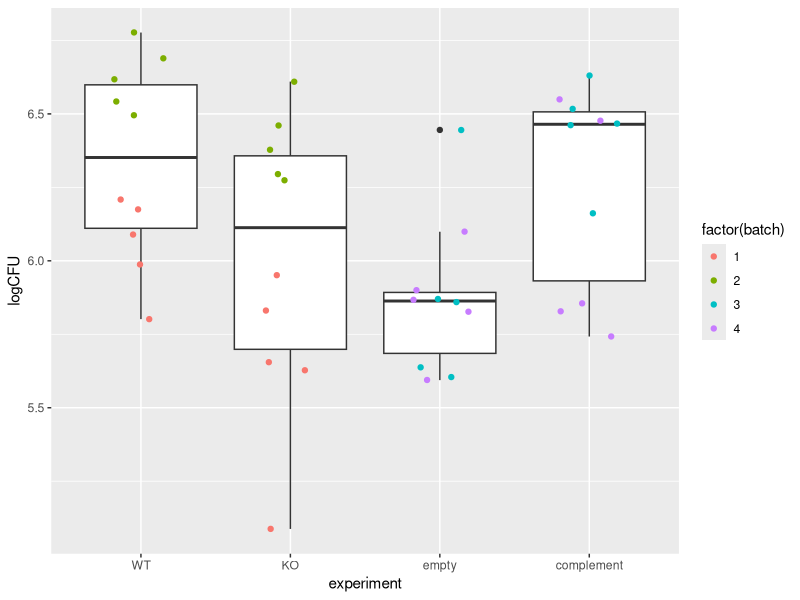
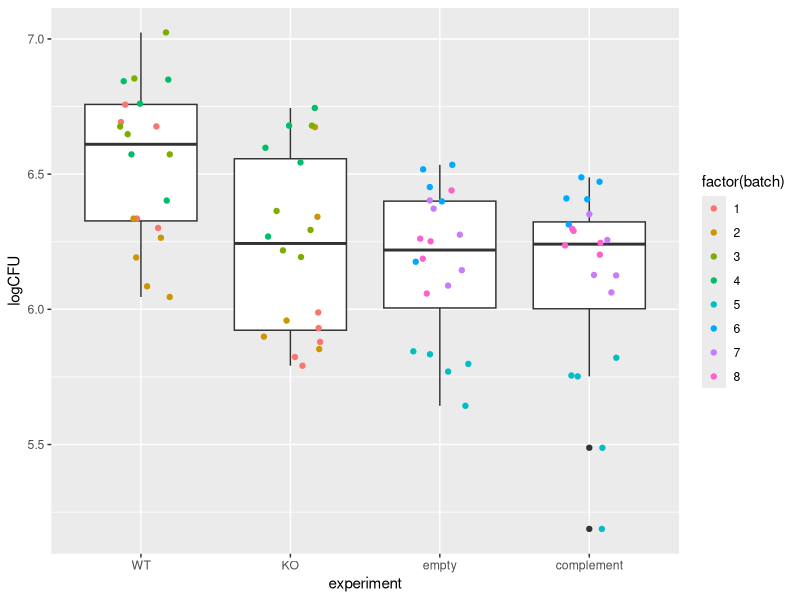

These charts were generated, in order, by the following R code:
# The data in leaves.csv and roots.csv is in a basic .csv format and needs to
# be converted to long format for plotting/other actions.
# We also need to rename it to make it more UTI relevant

# I need to get your 327 MCQ done today, and for the workshop material I’m going to pare it down:
#  
# 1. set up the background of the experiment
# 2. give them some “identified this gene, what is it, what does it do?” (BLAST search, pubmed search, that sort of thing - reading files competently )
# 3. more background: made a knockout and complement of one of the genes (simple case)
# 4. here’s the data, plot it in webR using this code
# 5. oh-oh! here’s the actual experimental data, which is riddled with batch effects; get them to plot the data, which looks shite
# 6. talk a wee bit about regression modelling/accounting for such effects
# 7. get them to run the appropriate regression code
# 8. have them plot the results - aren’t they much better


library(tidyverse)
library(lme4)

# (1) Clean leaves.csv
# Load data and anonymise columns
data1 <- readr::read_csv("./leaves.csv", col_types = "dddd") 
colnames(data1) <- c("WT", "KO", "empty", "complement", "batch")

# Add batch number and pivot to long format
data1 <- data1 %>%
#  mutate(complement = complement * 1) %>%  # cheat to make complement work
#  mutate(KO = KO * 0.8) %>%
  pivot_longer(cols=c("WT", "KO", "empty", "complement"),
               names_to="label",
               values_to="CFU") %>%
  arrange(label) %>%
  mutate(batch=as.integer(c(rep(1:2, each=5, times=2), rep(3:4, each=5, times=2)))) %>%
  mutate(logCFU=log10(CFU))

# Write long-form data
# We pretend that this data arises from attachment to catheter tubing
write_csv(data1, "catheter.csv")

# (2) Clean roots.csv
# Load data and anonymise columns
data2 <- readr::read_csv("./roots.csv", col_types = "dddd") 
colnames(data2) <- c("WT", "KO", "empty", "complement", "batch")

# Add batch number and pivot to long format
data2 <- data2 %>%
#  mutate(KO = KO + 0.5) %>%
  pivot_longer(cols=c("WT", "KO", "empty", "complement"),
               names_to="label",
               values_to="CFU") %>%
  arrange(label) %>%
  mutate(batch=as.integer(c(rep(1:4, each=5, times=2), rep(5:8, each=5, times=2)))) %>%
  mutate(logCFU=log10(CFU))

# Write long-form data
# We pretend that this data arises from attachment to human tissue culture
# in microfluidics
write_csv(data2, "tissue.csv")

# Test plots of each dataset
p1 <- ggplot(data1, aes(x=factor(label, level=c("WT", "KO", "empty", "complement")),
                        y=logCFU)) +
  geom_boxplot() +
  geom_jitter(width=0.2, aes(colour=factor(batch))) +
  xlab("experiment")
p2 <- ggplot(data2, aes(x=factor(label, level=c("WT", "KO", "empty", "complement")),
                        y=logCFU)) +
  geom_boxplot() +
  geom_jitter(width=0.2, aes(colour=factor(batch))) +
  xlab("experiment")

p1
p2

# Test fit of model to account for batch effects, etc.
data1.mod <- data1 %>%
  mutate(complement = as.integer(label == "complement")) %>%
  mutate(empty = as.integer(label %in% c("complement", "empty"))) %>%
  mutate(KO = as.integer(label %in% c("complement", "empty", "KO"))) %>%
  mutate(label=factor(label))
  
write_csv(data1.mod, "catheter.csv")

model1a <- lm(logCFU ~ KO + empty + complement, data=data1.mod)
model1b <- lmer(logCFU ~ KO + empty + complement + (1 | batch), data=data1.mod)

data2.mod <- data2 %>%
  mutate(complement = as.integer(label == "complement")) %>%
  mutate(empty = as.integer(label %in% c("complement", "empty"))) %>%
  mutate(KO = as.integer(label %in% c("complement", "empty", "KO"))) %>%
  mutate(label=factor(label))

write_csv(data2.mod, "tissue.csv")

model2a <- lm(logCFU ~ KO + empty + complement, data=data2.mod)
model2b <- lmer(logCFU ~ KO + empty + complement + (1 | batch), data=data2.mod)